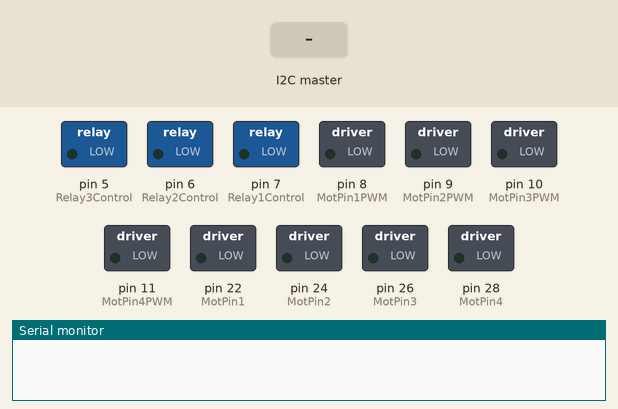
Recording of a sketch running on a simulated Arduino Mega 2560, built with avr-gcc and run on an emulated ATmega2560. Parts: switched loads named in the sketch (green lamp = pin HIGH), the last lines printed to the serial monitor. The test bench sets the inputs (shaded band).

Above: at 1.2 s.
1.3 s: the I2C master sends the byte 1
At 1.8 s:
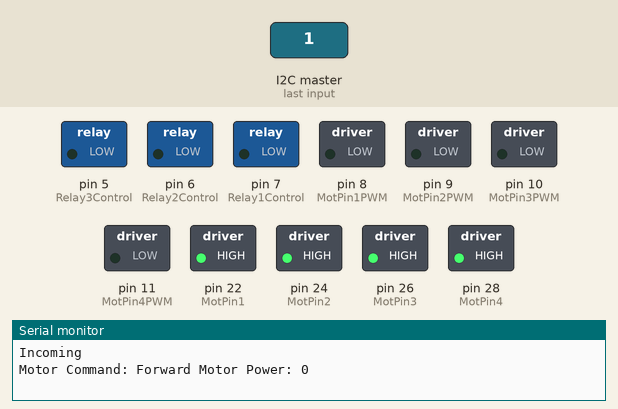
2.8 s: the I2C master sends the byte 0
At 4.1 s:
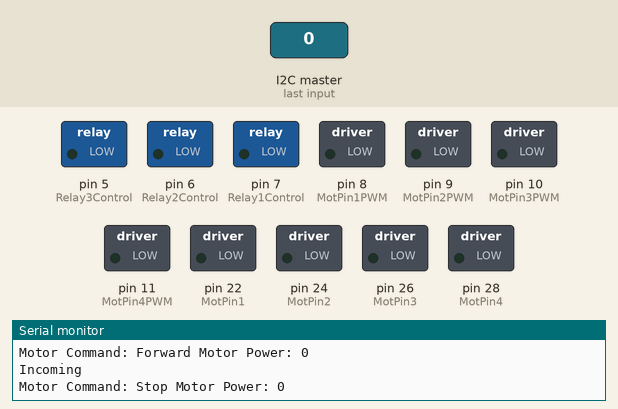
Timing chart, 0 to 5.8 s (numbered marks = the images above; inputs shaded):
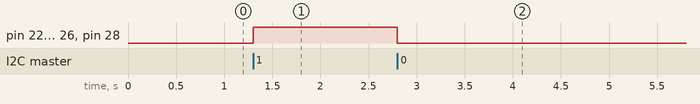

The sketch:

MotorControllerOlReliable.ino
```cpp
// Arduino set up for I2c as Slave Receiver
// Created April 3 2015
#include <Wire.h>
//Movement Constants
byte data[30];
byte returnData[30];
int returnNum = 1;
int MotPin1 = 22;
int MotPin1PWM = 8;
int MotPin2 = 24;
int MotPin2PWM = 9;
int MotPin3 = 26;
int MotPin3PWM = 10;
int MotPin4 = 28;
int MotPin4PWM = 11;
//End Movement Constants

//Relay Shield Constants
int Relay1Control = 7;
bool Relay1On = false;
int Relay2Control = 6;
bool Relay2On = false;
int Relay3Control = 5;
bool Relay3On = false;

int TopSensor = 1;
int MiddleSensor = 2;
int BottomSensor = 3;

int currentMode = 0; //0 - Off, 1 - Load, 2 - Release
bool isLoaded = false;
int numBalls = 0;
//End Relay Shield Constants


void setup()
{
  Wire.begin(4);                // join i2c bus with address #4
  Wire.onReceive(receiveEvent); // register event
  Wire.onRequest(sendData); //return data event
  returnData[0] = 0x01;//01 is the first byte of all return data just to show that the return has happened.
  Serial.begin(9600);  // start serial for output

  //MovementPins
  pinMode(MotPin1, OUTPUT);
  pinMode(MotPin1PWM, OUTPUT);
  pinMode(MotPin2, OUTPUT);
  pinMode(MotPin2PWM, OUTPUT);
  pinMode(MotPin3, OUTPUT);
  pinMode(MotPin3PWM, OUTPUT);
  pinMode(MotPin4, OUTPUT);
  pinMode(MotPin4PWM, OUTPUT);
  //EndMovementPins

  //Relay Setup
  pinMode(Relay1Control, OUTPUT);
  pinMode(Relay2Control, OUTPUT);
  pinMode(Relay3Control, OUTPUT);
  pinMode(TopSensor, INPUT_PULLUP);
  pinMode(MiddleSensor, INPUT_PULLUP);
  pinMode(BottomSensor, INPUT_PULLUP);
  //End Relay Setup
}
void loop()
{
  switch(currentMode)
  {
    delay(100);
    case 0: //Off
      setRelayMotor(false, false, false);
      break;
    case 1: //Load
      if (!isLoaded)
      {
        int top = digitalRead(TopSensor);
        int middle = digitalRead(MiddleSensor);
        int bottom = digitalRead(BottomSensor);
        if (top == HIGH) {
          setRelayMotor(true, true, true);
        }
        else if ((top == LOW) && (middle == HIGH) && (bottom == HIGH)){
          setRelayMotor(false, true, true);
        }
        else if ((top == LOW) && (middle == LOW) && (bottom == HIGH)){
          setRelayMotor(false, false, true);
        }
        else if ((top == LOW) && (middle == LOW) && (bottom == LOW)){
          setRelayMotor(false, false, false);
          isLoaded = true;
        }
      }
      break;
    case 2: //Release
      isLoaded = false;
      break;
  }
}

// function that executes whenever data is received from master
// this function is registered as an event, see setup()
void receiveEvent(int howMany)
{
  int i = 0;
  while (0 < Wire.available()) // loop through all but the last
  {
    data[i] = Wire.read(); // receive byte as a character
    Serial.println("Incoming");
    i++;
  }

  switch(data[0])
  {
    case 0:
      Serial.print("Motor Command: ");
      Serial.print("Stop ");
      Serial.print("Motor Power: ");
      Serial.println(data[1]);
        Motor1_Stop(0);
        Motor2_Stop(0);
        Motor3_Stop(0);
        Motor4_Stop(0);
      break;
    case 1:
      Serial.print("Motor Command: ");
      Serial.print("Forward ");
      Serial.print("Motor Power: ");
      Serial.println(data[1]);
        Motor1_Forward(data[1]);
        Motor2_Forward(data[1]);
        Motor3_Forward(data[1]);
        Motor4_Forward(data[1]);
      break;
    case 2:
      Serial.print("Motor Command: ");
      Serial.print("Reverse ");
      Serial.print("Motor Power: ");
      Serial.println(data[1]);
        Motor1_Reverse(data[1]);
        Motor2_Reverse(data[1]);
        Motor3_Reverse(data[1]);
        Motor4_Reverse(data[1]);

      break;
    case 3:
      Serial.print("Motor Command: ");
      Serial.print("Left ");
      Serial.print("Motor Power: ");
      Serial.println(data[1]);
        Motor1_Reverse(data[1]);
        Motor2_Forward(data[1]);
        Motor3_Forward(data[1]);
        Motor4_Reverse(data[1]);
      break;
    case 4:
      Serial.print("Motor Command: ");
      Serial.print("Right ");
      Serial.print("Motor Power: ");
      Serial.println(data[1]);
        Motor1_Forward(data[1]);
        Motor2_Reverse(data[1]);
        Motor3_Reverse(data[1]);
        Motor4_Forward(data[1]);
      break;
    case 5:
      Serial.print("Motor Command: ");
      Serial.print("Turn Right ");
      Serial.print("Motor Power: ");
      Serial.println(data[1]);
        Motor1_Forward(data[1]);
        Motor2_Reverse(data[1]);
        Motor3_Forward(data[1]);
        Motor4_Reverse(data[1]);
      break;
    case 6:
      Serial.print("Motor Command: ");
      Serial.print("Turn Left ");
      Serial.print("Motor Power: ");
      Serial.println(data[1]);
        Motor1_Reverse(data[1]);
        Motor2_Forward(data[1]);
        Motor3_Reverse(data[1]);
        Motor4_Forward(data[1]);
      break;
    case 7:
      Serial.println("Stopping the conveyor");
      currentMode = 0;
      break;
    case 8:
      Serial.println("Starting Conveyor Load");
      currentMode = 1;
      break;
    case 9:
      Serial.println("Releasing balls on conveyor");
      currentMode = 2;
      break;
    case 10://load the status information to go back to the pi.
      returnNum = 1;
      returnData[returnNum] = isLoaded;
      returnNum++;
      break;
    default:
      Serial.print("Motor Command: ");
      Serial.print(data[0]);
      Serial.print("Motor Power: ");
      Serial.println(data[1]);
      break;

  }

}

//returns data over i2c to the pi.  return num is num of bytes to return.
//Registered in setup()
void sendData(){
 Wire.write(returnData, returnNum);
}


void Motor1_Forward(int x){
  // function for motor 1 Forward
  digitalWrite(MotPin1, HIGH);
  analogWrite(MotPin1PWM, x);
}

void Motor1_Reverse(int x){
  // function for motor 1 reverse
  digitalWrite(MotPin1, LOW);
  analogWrite(MotPin1PWM, x);
}
void Motor1_Stop(int x) {
  //function for motor 1 Stop
   digitalWrite(MotPin1, LOW);
   analogWrite(MotPin1PWM, 0);
}


void Motor2_Forward(int x){
  // function for motor 2 Forward

  digitalWrite(MotPin2, HIGH);
  analogWrite(MotPin2PWM, x);
}

void Motor2_Reverse(int x){
  // function for motor 2 reverse
  digitalWrite(MotPin2, LOW);
  analogWrite(MotPin2PWM, x);
}
void Motor2_Stop(int x) {
  //function for motor 1 Stop
   digitalWrite(MotPin2, LOW);
   analogWrite(MotPin2PWM, 0);
}

void Motor3_Forward(int x){
  // function for motor 3 Forward

  digitalWrite(MotPin3, HIGH);
  analogWrite(MotPin3PWM, x);
}
void Motor3_Reverse(int x){
  // function for motor 3 reverse

  digitalWrite(MotPin3, LOW);
  analogWrite(MotPin3PWM, x);
}
void Motor3_Stop(int x) {
  //function for motor 3 Stop
   digitalWrite(MotPin3, LOW);
   analogWrite(MotPin3PWM, 0);
}


void Motor4_Forward(int x){
  // function for motor 4 Forward

  digitalWrite(MotPin4, HIGH);
  analogWrite(MotPin4PWM, x);
}

void Motor4_Reverse(int x){
  // function for motor 4 reverse

  digitalWrite(MotPin4, LOW);
  analogWrite(MotPin4PWM, x);
}


void Motor4_Stop(int x) {
  //function for motor 4 Stop
   digitalWrite(MotPin4, LOW);
   analogWrite(MotPin4PWM, 0);
}

//set the motors on or off and also set their bools if need be
void setRelayMotor(bool relay1, bool relay2, bool relay3)
{
   if (Relay1On && !relay1)//want it off but it is currently on
   {
     digitalWrite(Relay1Control,LOW);// NO1 and COM3 Connected (the motor is running)
     Relay1On = false;
   }
   else if (!Relay1On && relay1) //Want it on but it is currently off
   {
     digitalWrite(Relay1Control,HIGH);// NO1 and COM3 Connected (the motor is running)
     Relay1On = true;
   }

  if (Relay2On && !relay2)//want it off but it is currently on
   {
     digitalWrite(Relay2Control,LOW);// NO1 and COM3 Connected (the motor is running)
     Relay2On = false;
   }
   else if (!Relay2On && relay2) //Want it on but it is currently off
   {
     digitalWrite(Relay2Control,HIGH);// NO1 and COM3 Connected (the motor is running)
     Relay2On = true;
   }

   if (Relay3On && !relay3)//want it off but it is currently on
   {
     digitalWrite(Relay3Control,LOW);// NO1 and COM3 Connected (the motor is running)
     Relay3On = false;
   }
   else if (!Relay3On && relay3) //Want it on but it is currently off
   {
     digitalWrite(Relay3Control,HIGH);// NO1 and COM3 Connected (the motor is running)
     Relay3On = true;
   }
}
```

Measured:
- after the input at 1.3 s, pin 22 (MotPin1), pin 24 (MotPin2), pin 26 (MotPin3), pin 28 (MotPin4): LOW → HIGH at once
- after the input at 2.8 s, pin 22 (MotPin1), pin 24 (MotPin2), pin 26 (MotPin3), pin 28 (MotPin4): HIGH → LOW at once
